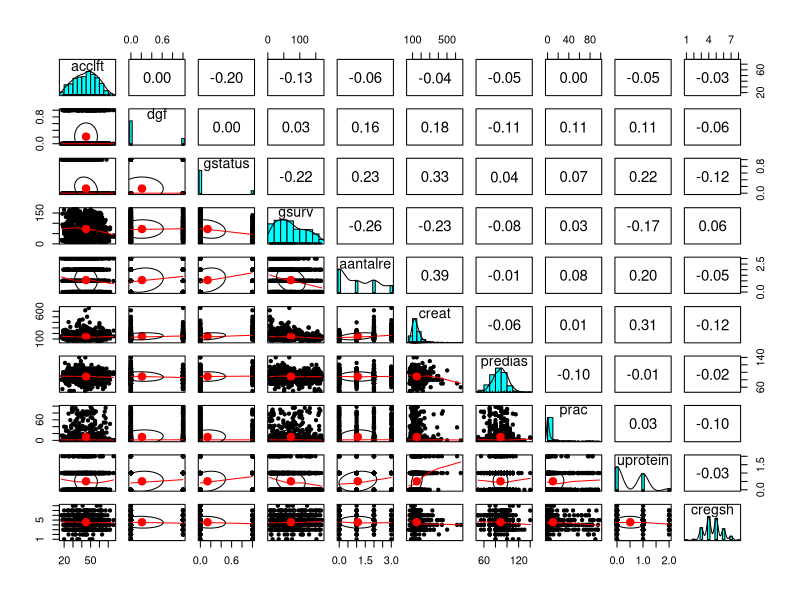

Write the R code that produced this figure. (Note: this script raises an error after producing the figure.)
library(rpart)
library(foreign)
library(dplyr)
library(psych)

####################################################

# acclft   = age of the patient at transplantation (years)
# dgf      = delayed graft function (yes/no)
# gsurv    = number of months the patient was followed until rejection or censoring
# aantalre = number of acute rejection-treatments (0,1,2,3,......)
# creat    = serum creatinine (mumol/L) (marker of kidney-function)
# predias  = diastolic bloodpressure pre-transplantation
# prac     = panel reactive antibodies (marker of inflammation)
# uprotein = protein in urine (0,1,2) (marker of kidney function)
# cregsh   = number of HLA-genes matched between kidney-donor and acceptor

# gstatus  = graft-rejection (=1) or not (=0)

df <- read.spss("renaltx.sav", use.value.label=TRUE,to.data.frame=TRUE) # Importing the SPSS file

str(df)

describe(df)

pairs.panels(df)
hist(cregsh)

table(prac)

table(cregsh)
hist(cregsh)

cols <- c('gstatus', 'dgf', 'uprotein', 'cregsh')  #
df[cols] <- lapply(df[cols], as.factor)  # converting 'dgf', 'gstatus', 'uprotein' to factors

str(df) 
summary(df)
class(df)

#### Creatinine Level ##### <<< Skewed and a lot of outliers

summary(creat)
boxplot(creat)
boxplot(log(creat))
hist(log(creat))
plot(density(creat), main = "Creatinine Density Spread")

pie(table(uprotein), main = "protein in urine (0,1,2) (marker of kidney function)")
plot(predias)

########

reject <- filter(df, gstatus == "1")

plot(reject$uprotein)
scatterHist(df$gsurv, log(df$creat))
str(reject$gsurv)

bestShape = function(param, y = gstatus){
  
  mod1 = lm(y ~ log(param), data = df, na.action = na.exclude)
  print("log")
  print(AIC(mod1))
  
  mod2 = lm(y ~ sqrt(param), data = df, na.action = na.exclude)
  print("sqrt")
  print(AIC(mod2))
  
  AICs = c()
  for (n in 1:10) {
    mod = lm(y ~ poly(param, n), data = df, na.action = na.exclude)
    AICs[n] = AIC(mod)
  }
  AICs = data.frame(degree = 1:10, aic = AICs)
  
  print("polynomial")
  print(AICs)
  
  print(min(AICs$aic))
  plot(AICs)
}

params = c(acclft, gsurv, aantalre, creat, predias, prac)

mod = lm(gsurv ~ poly(creat, 6) + poly(acclft, 5) + poly(prac, 5) + log(predias) + gstatus + aantalre + uprotein, data = df, na.action = na.exclude)
plot(creat, mod$residuals)


############################# Cumulative Hazard
survival = c()
for (y in 1:150) {
  d = filter(df, df$gsurv < y & df$gstatus == 1)
  survival[y] = dim(d)[1]/698
}

plot(1:150, survival)

#############################

event = c()
for (re in 0:3) {
  d = filter(df, df$aantalre == re)
  dEvent = filter(d, gstatus == 1)
  event[re+1] = dim(dEvent)[1]/dim(d)[1]
}
plot(1:4, event)

######

min = min(log(df$creat))
stepsize = (max(log(df$creat)) - min) / 10

event = c()
for (c in 1:10) {
  cremin = (c - 1) * stepsize + min
  cremax = c * stepsize + min
  d = filter(df, log(df$creat) >= cremin & log(df$creat) < cremax)
  dEvent = filter(d, gstatus == 1)
  event[c] = dim(dEvent)[1]/dim(d)[1]
}
plot((1:10*stepsize + min), event)


####

min = min(df$predias)
stepsize = 10

event = c()
for (c in 1:10) {
  cremin = (c - 1) * stepsize + min
  cremax = c * stepsize + min
  d = filter(df, predias >= cremin & predias < cremax)
  dEvent = filter(d, gstatus == 1)
  event[c] = dim(dEvent)[1]/dim(d)[1]
}
plot((1:10*stepsize + min), event)

####

event = c()
for (c in 1:8) {
  d = filter(df, cregsh == c)
  dEvent = filter(d, gstatus == 1)
  event[c] = dim(dEvent)[1]/dim(d)[1]
}
plot(1:8, event)









